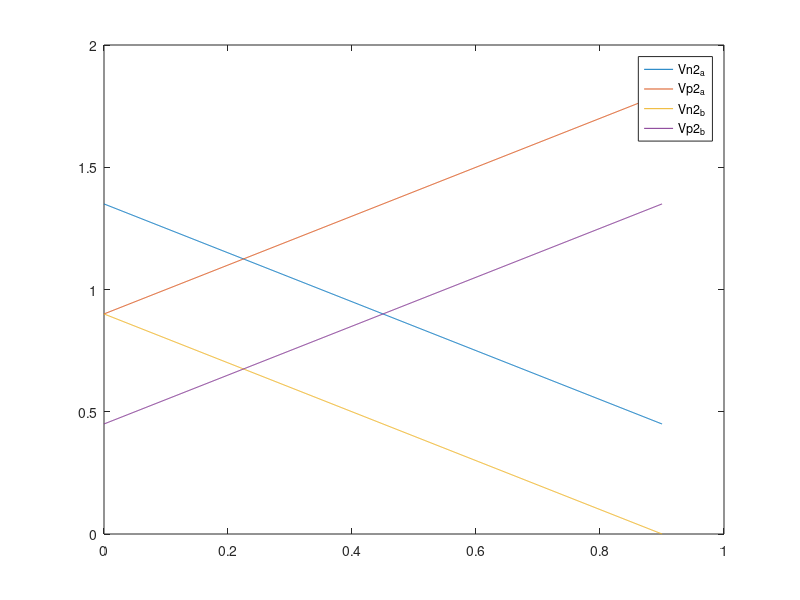

Source code (MATLAB):
clear
clc
clf


vdiff = 0:0.001:0.9;
vbias = 0.9
Vn1 = vbias - vdiff;
Vp1 = vbias + vdiff;

Vn2_a = Vn1 + vbias/2;
Vp2_a = Vp1;
Vn2_b = Vn1;
Vp2_b = Vp1 - vbias/2;

plot(vdiff, Vn2_a);
hold on
plot(vdiff, Vp2_a);
plot(vdiff, Vn2_b);
plot(vdiff, Vp2_b);

legend("Vn2_a", "Vp2_a", "Vn2_b", "Vp2_b")

